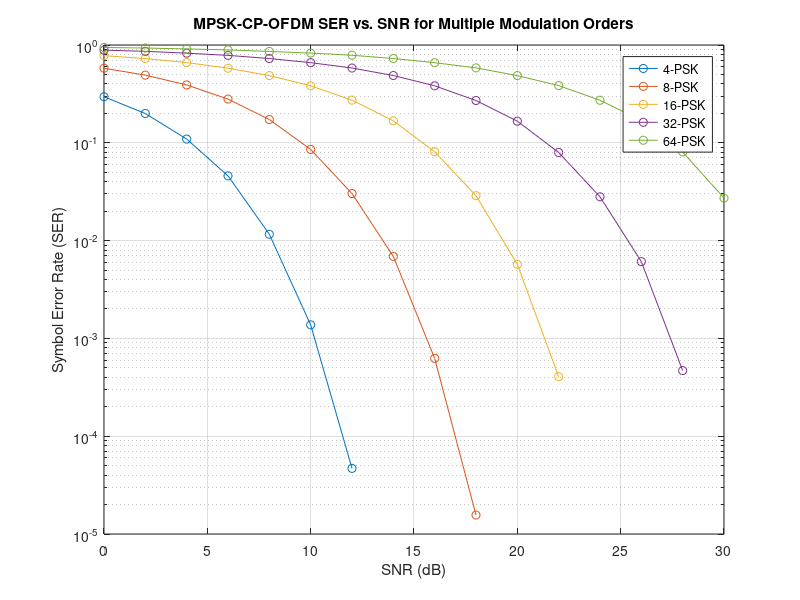
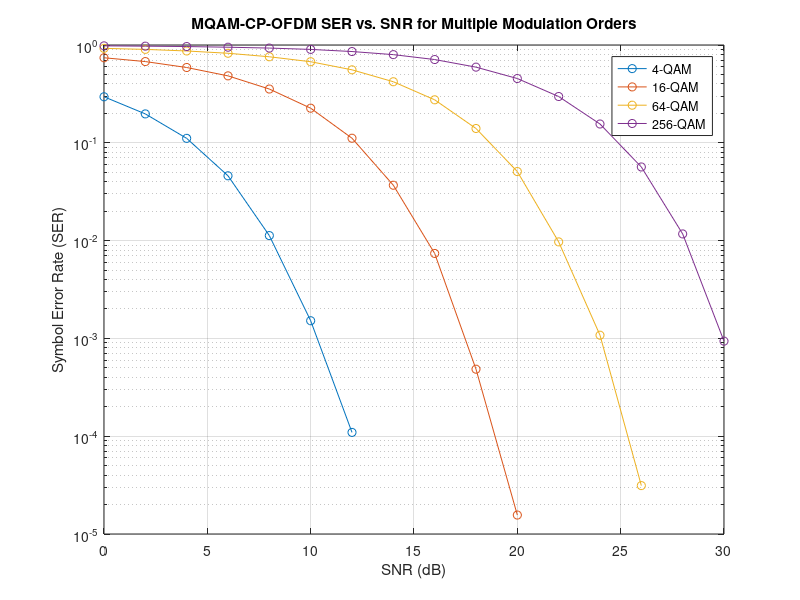

MATLAB code to generate these figures, in order:
% Parameters
N = 64;             % Number of OFDM subcarriers
CP_len = 16;        % Length of Cyclic Prefix
SNR_dB = 0:2:30;    % Increased SNR range in dB for higher resolution
numSymbols = 1000;  % Number of OFDM symbols

% Modulation orders to test
M_values = [4, 8, 16, 32, 64]; % BPSK, QPSK, 8-PSK, 16-PSK

% Preallocate SER array
SER = zeros(length(SNR_dB), length(M_values));

for mIdx = 1:length(M_values)
    M = M_values(mIdx); % Current modulation order
   
    for idx = 1:length(SNR_dB)
        % Generate random data symbols
        data = randi([0 M-1], N, numSymbols);
       
        % MPSK modulation
        modData = pskmod(data, M, pi/M);
       
        % IFFT to generate time-domain OFDM symbols
        ifftData = ifft(modData, N);
       
        % Add Cyclic Prefix
        cpData = [ifftData(end-CP_len+1:end, :); ifftData];
       
        % Convert to column vector for transmission
        txSignal = cpData(:);
       
        % Transmit through AWGN channel
        rxSignal = awgn(txSignal, SNR_dB(idx), 'measured');
       
        % Reshape to original matrix form
        rxSignal = reshape(rxSignal, N + CP_len, numSymbols);
       
        % Remove Cyclic Prefix
        rxSignal_noCP = rxSignal(CP_len+1:end, :);
       
        % FFT to get frequency domain data
        fftData = fft(rxSignal_noCP, N);
       
        % MPSK demodulation
        demodData = pskdemod(fftData, M, pi/M);
       
        % Calculate Symbol Error Rate (SER)
        numSymbolErrors = sum(sum(data ~= demodData));
        SER(idx, mIdx) = numSymbolErrors / (N * numSymbols);
    end
end

% Plot SER vs. SNR for multiple modulation orders
figure;
semilogy(SNR_dB, SER, 'o-');
xlabel('SNR (dB)');
ylabel('Symbol Error Rate (SER)');
title('MPSK-CP-OFDM SER vs. SNR for Multiple Modulation Orders');
legend(arrayfun(@(x) sprintf('%d-PSK', x), M_values, 'UniformOutput', false));
grid on;

% Parameters
N = 64;             % Number of OFDM subcarriers
CP_len = 16;        % Length of Cyclic Prefix
SNR_dB = 0:2:30;    % Increased SNR range in dB for higher resolution
numSymbols = 1000;  % Number of OFDM symbols

% Modulation orders to test
M_values = [4, 16, 64, 256]; % 4-QAM, 16-QAM, 64-QAM, 256-QAM

% Preallocate SER array
SER = zeros(length(SNR_dB), length(M_values));

for mIdx = 1:length(M_values)
    M = M_values(mIdx); % Current modulation order
   
    for idx = 1:length(SNR_dB)
        % Generate random data symbols
        data = randi([0 M-1], N, numSymbols);
       
        % MQAM modulation
        modData = qammod(data, M);
       
        % IFFT to generate time-domain OFDM symbols
        ifftData = ifft(modData, N);
       
        % Add Cyclic Prefix
        cpData = [ifftData(end-CP_len+1:end, :); ifftData];
       
        % Convert to column vector for transmission
        txSignal = cpData(:);
       
        % Transmit through AWGN channel
        rxSignal = awgn(txSignal, SNR_dB(idx), 'measured');
       
        % Reshape to original matrix form
        rxSignal = reshape(rxSignal, N + CP_len, numSymbols);
       
        % Remove Cyclic Prefix
        rxSignal_noCP = rxSignal(CP_len+1:end, :);
       
        % FFT to get frequency domain data
        fftData = fft(rxSignal_noCP, N);
       
        % MQAM demodulation
        demodData = qamdemod(fftData, M);
       
        % Calculate Symbol Error Rate (SER)
        numSymbolErrors = sum(sum(data ~= demodData));
        SER(idx, mIdx) = numSymbolErrors / (N * numSymbols);
    end
end

% Plot SER vs. SNR for multiple modulation orders
figure;
semilogy(SNR_dB, SER, 'o-');
xlabel('SNR (dB)');
ylabel('Symbol Error Rate (SER)');
title('MQAM-CP-OFDM SER vs. SNR for Multiple Modulation Orders');
legend(arrayfun(@(x) sprintf('%d-QAM', x), M_values, 'UniformOutput', false));
grid on;
